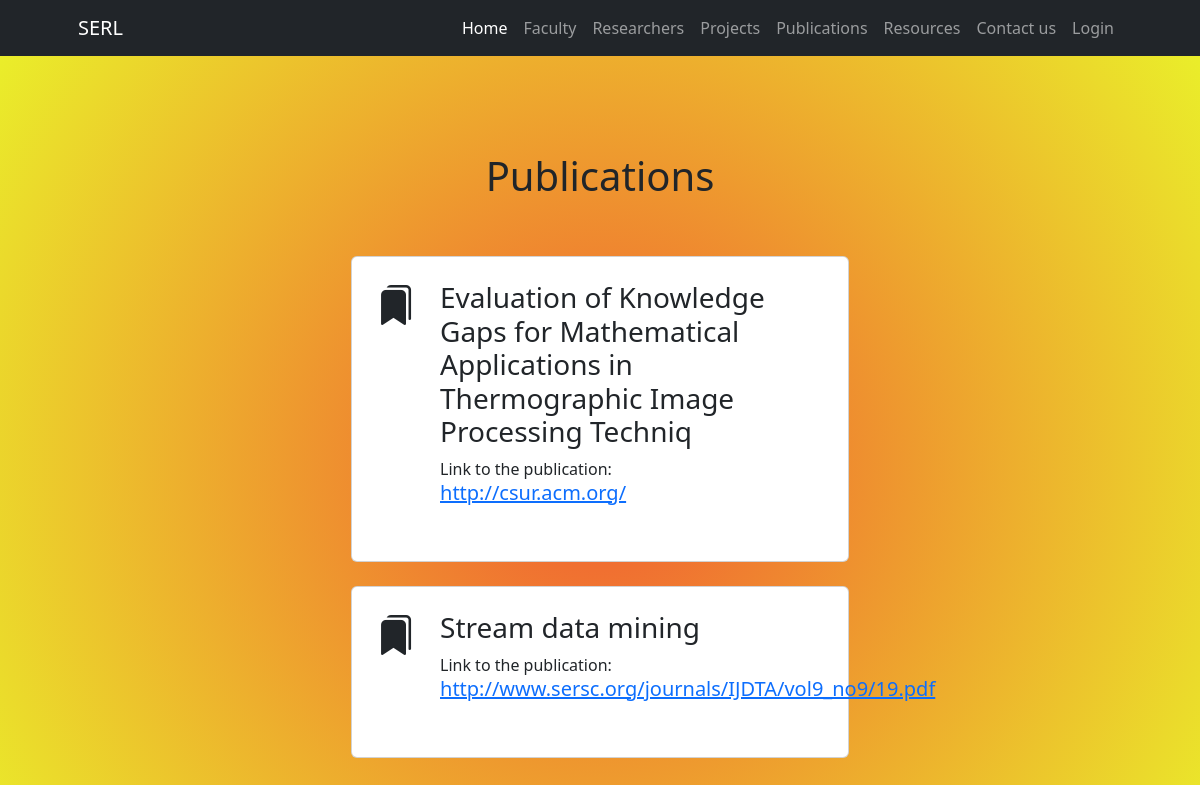
/frontPublication.php, run on an earlier commit of the app's database.
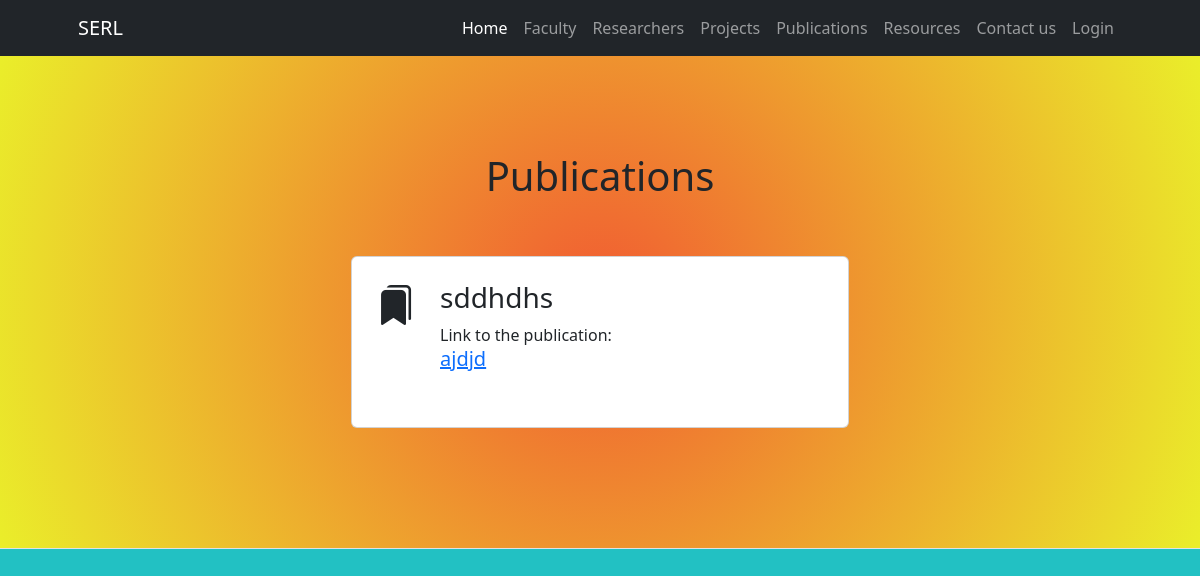
And on a later commit of the database.
### tables this page shows
CREATE TABLE `publication` (
  `publicationID` varchar(20) NOT NULL,
  `link` varchar(200) NOT NULL,
  `publicationName` varchar(100) NOT NULL
);

### frontPublication.php (the view, shortened to what this page needs)
<?php
    $conn=mysqli_connect('localhost','root','','serl') or die("Connection failed" .mysqli_connect_error());
    $query="SELECT * FROM publication";
    $result=mysqli_query($conn,$query);
?>
<!DOCTYPE html>
<html lang="en">
<head>
        <link href="https://cdn.jsdelivr.net/npm/bootstrap-icons@1.4.1/font/bootstrap-icons.css" rel="stylesheet" />
        <link href="styles.css" rel="stylesheet" />
</head>
<body>
<nav class="navbar navbar-expand-lg navbar-dark bg-dark">
            <div class="container px-5">
                <a class="navbar-brand" href="#!">SERL</a>
                <div class="collapse navbar-collapse" id="navbarSupportedContent">
                    <ul class="navbar-nav ms-auto mb-2 mb-lg-0">
                        <li class="nav-item"><a class="nav-link active" aria-current="page" href="index.php">Home</a></li>
                        <li class="nav-item"><a class="nav-link" href="frontFaculty.php">Faculty</a></li>
                        <li class="nav-item"><a class="nav-link" href="frontResearcher.php">Researchers</a></li>
                        <li class="nav-item"><a class="nav-link" href="frontProject.php">Projects</a></li>
                        <li class="nav-item"><a class="nav-link" href="frontPublication.php">Publications</a></li>
                        <li class="nav-item"><a class="nav-link" href="resources.php">Resources</a></li>
                        <li class="nav-item"><a class="nav-link" href="contact.php">Contact us</a></li>
                        <li class="nav-item"><a class="nav-link" href="login.php">Login</a></li>
                    </ul>
                </div>
            </div>
        </nav>
    <section class="py-5 border-bottom" style="background: rgb(241,91,50);
background: radial-gradient(circle, rgba(241,91,50,1) 0%, rgba(234,238,42,1) 100%);">
            <div class="container px-5 my-5 px-5">
                <div class="row gx-5 justify-content-center">
                    <div class="col-lg-6">
                        <h1 class="proj">Publications</h1>
                        <br>
                        <br>
        <table style="width:100%">
            <?php
                while($row=mysqli_fetch_assoc($result)){
                ?>
                <div class="card mb-4">
                            <div class="card-body p-4">
                                <div class="d-flex">
                                    <div class="flex-shrink-0"><h1><i class="bi bi-bookmarks-fill"></i></h1></div>
                                    <div class="ms-4">
                                        <h3><?php echo $row['publicationName'];?></h3>
                                       <?php echo "Link to the publication: ";?>
                                       <h5><a href="<?php echo $row['link'];?>"> <?php echo $row['link'];?></a></h5>
                                       <br>
                                    </div>
                                    </div>
                                </div>
                            </div>
                </div>
                <?php
                }
            ?>
                     </div>
                </div>
        </section>
</body>
</html>

What changed in the data, as far as the page shows it:
removed publication: publicationName "Evaluation of Knowledge Gaps for Mathematical Applications in Thermographic Image Processing Techniq", link "http://csur.acm.org/"
removed publication: publicationName "Stream data mining", link "http://www.sersc.org/journals/IJDTA/vol9_no9/19.pdf"
added publication: publicationName "sddhdhs", link "ajdjd"
